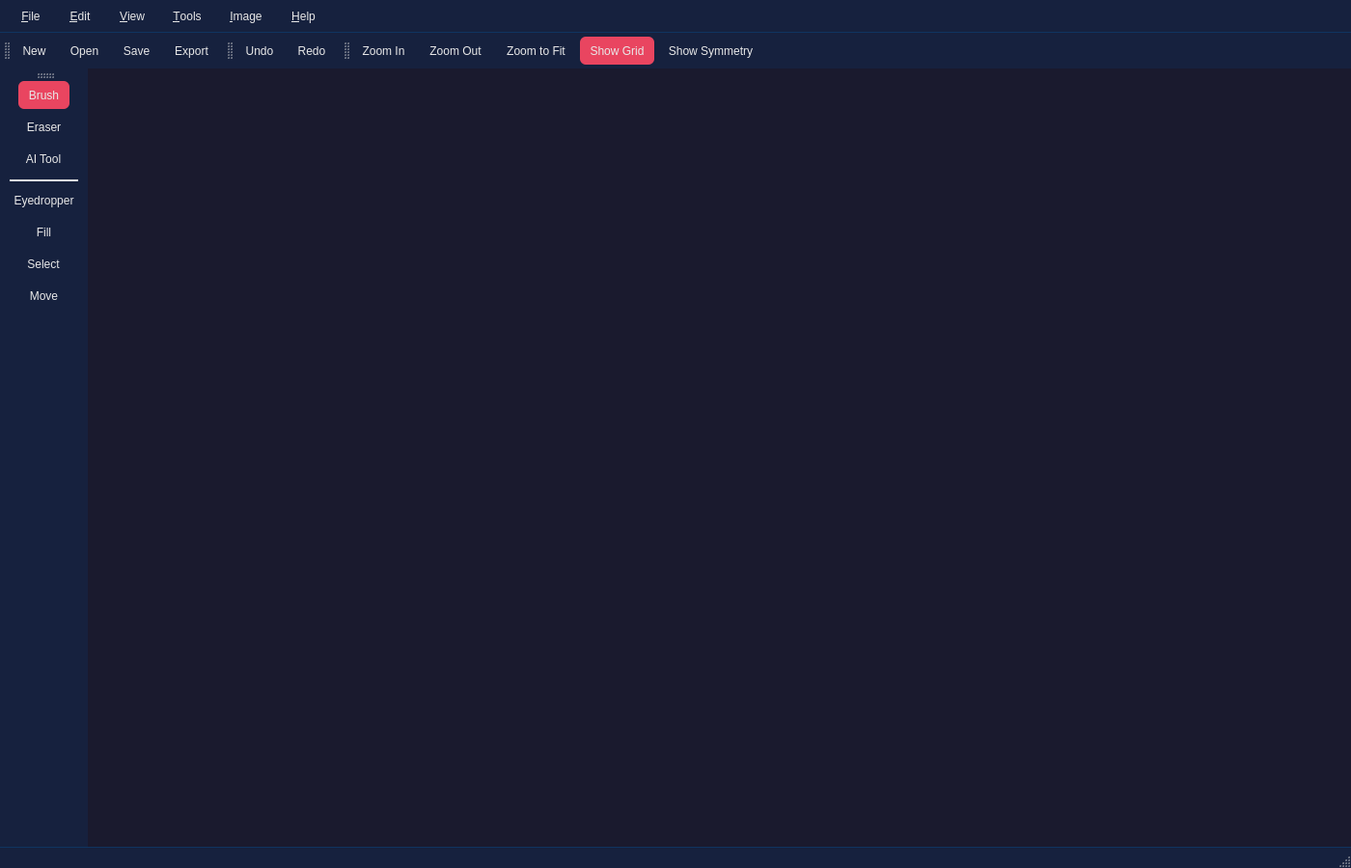
<?xml version="1.0" encoding="UTF-8"?>
<ui version="4.0">
 <class>MainWindow</class>
 <widget class="QMainWindow" name="MainWindow">
  <property name="geometry">
   <rect>
    <x>0</x>
    <y>0</y>
    <width>1400</width>
    <height>900</height>
   </rect>
  </property>
  <property name="windowTitle">
   <string>Sprite AI</string>
  </property>
  <property name="styleSheet">
   <string notr="true">
QMainWindow {
    background-color: #1a1a2e;
}
QMenuBar {
    background-color: #16213e;
    color: #e8e8e8;
    border-bottom: 1px solid #0f3460;
    padding: 4px;
}
QMenuBar::item {
    padding: 6px 12px;
    background: transparent;
    border-radius: 4px;
}
QMenuBar::item:selected {
    background-color: #0f3460;
}
QMenu {
    background-color: #16213e;
    color: #e8e8e8;
    border: 1px solid #0f3460;
    border-radius: 4px;
    padding: 4px;
}
QMenu::item {
    padding: 8px 24px;
    border-radius: 4px;
}
QMenu::item:selected {
    background-color: #0f3460;
}
QMenu::separator {
    height: 1px;
    background: #0f3460;
    margin: 4px 8px;
}
QToolBar {
    background-color: #16213e;
    border: none;
    spacing: 4px;
    padding: 4px;
}
QToolButton {
    background-color: transparent;
    border: none;
    border-radius: 6px;
    padding: 6px;
    color: #e8e8e8;
}
QToolButton:hover {
    background-color: #0f3460;
}
QToolButton:pressed {
    background-color: #e94560;
}
QToolButton:checked {
    background-color: #e94560;
}
QStatusBar {
    background-color: #16213e;
    color: #e8e8e8;
    border-top: 1px solid #0f3460;
}
QDockWidget {
    color: #e8e8e8;
    titlebar-close-icon: url(:/icons/icons/trash.svg);
}
QDockWidget::title {
    background-color: #16213e;
    padding: 8px;
    border-bottom: 1px solid #0f3460;
}
QDockWidget::close-button, QDockWidget::float-button {
    background: transparent;
    border: none;
    padding: 2px;
}
QDockWidget::close-button:hover, QDockWidget::float-button:hover {
    background-color: #0f3460;
    border-radius: 4px;
}
   </string>
  </property>
  <widget class="QWidget" name="centralWidget">
   <layout class="QVBoxLayout" name="centralLayout">
    <property name="spacing">
     <number>0</number>
    </property>
    <property name="leftMargin">
     <number>0</number>
    </property>
    <property name="topMargin">
     <number>0</number>
    </property>
    <property name="rightMargin">
     <number>0</number>
    </property>
    <property name="bottomMargin">
     <number>0</number>
    </property>
   </layout>
  </widget>
  <widget class="QMenuBar" name="menuBar">
   <property name="geometry">
    <rect>
     <x>0</x>
     <y>0</y>
     <width>1400</width>
     <height>28</height>
    </rect>
   </property>
   <widget class="QMenu" name="menuFile">
    <property name="title">
     <string>&amp;File</string>
    </property>
    <addaction name="actionNew"/>
    <addaction name="actionOpen"/>
    <addaction name="separator"/>
    <addaction name="actionSave"/>
    <addaction name="actionSaveAs"/>
    <addaction name="separator"/>
    <addaction name="actionExport"/>
    <addaction name="separator"/>
    <addaction name="actionExit"/>
   </widget>
   <widget class="QMenu" name="menuEdit">
    <property name="title">
     <string>&amp;Edit</string>
    </property>
    <addaction name="actionUndo"/>
    <addaction name="actionRedo"/>
    <addaction name="separator"/>
    <addaction name="actionCut"/>
    <addaction name="actionCopy"/>
    <addaction name="actionPaste"/>
    <addaction name="actionDelete"/>
    <addaction name="separator"/>
    <addaction name="actionSelectAll"/>
    <addaction name="actionDeselectAll"/>
   </widget>
   <widget class="QMenu" name="menuView">
    <property name="title">
     <string>&amp;View</string>
    </property>
    <widget class="QMenu" name="menuPanels">
     <property name="title">
      <string>Panels</string>
     </property>
     <addaction name="actionShowTools"/>
     <addaction name="actionShowColors"/>
     <addaction name="actionShowBrushSettings"/>
     <addaction name="actionShowLayers"/>
     <addaction name="actionShowHistory"/>
    </widget>
    <addaction name="menuPanels"/>
    <addaction name="separator"/>
    <addaction name="actionZoomIn"/>
    <addaction name="actionZoomOut"/>
    <addaction name="actionZoomFit"/>
    <addaction name="actionZoom100"/>
    <addaction name="separator"/>
    <addaction name="actionShowGrid"/>
    <addaction name="actionShowSymmetry"/>
   </widget>
   <widget class="QMenu" name="menuTools">
    <property name="title">
     <string>&amp;Tools</string>
    </property>
    <addaction name="actionBrush"/>
    <addaction name="actionEraser"/>
    <addaction name="actionAITool"/>
    <addaction name="separator"/>
    <addaction name="actionEyedropper"/>
    <addaction name="actionFill"/>
    <addaction name="actionSelect"/>
    <addaction name="actionMove"/>
   </widget>
   <widget class="QMenu" name="menuImage">
    <property name="title">
     <string>&amp;Image</string>
    </property>
    <addaction name="actionCanvasSize"/>
    <addaction name="actionResizeImage"/>
    <addaction name="separator"/>
    <addaction name="actionFlipHorizontal"/>
    <addaction name="actionFlipVertical"/>
    <addaction name="actionRotate90CW"/>
    <addaction name="actionRotate90CCW"/>
   </widget>
   <widget class="QMenu" name="menuHelp">
    <property name="title">
     <string>&amp;Help</string>
    </property>
    <addaction name="actionShortcuts"/>
    <addaction name="actionDocumentation"/>
    <addaction name="separator"/>
    <addaction name="actionAbout"/>
   </widget>
   <addaction name="menuFile"/>
   <addaction name="menuEdit"/>
   <addaction name="menuView"/>
   <addaction name="menuTools"/>
   <addaction name="menuImage"/>
   <addaction name="menuHelp"/>
  </widget>
  <widget class="QToolBar" name="toolBarFile">
   <property name="windowTitle">
    <string>File</string>
   </property>
   <property name="iconSize">
    <size>
     <width>24</width>
     <height>24</height>
    </size>
   </property>
   <property name="toolButtonStyle">
    <enum>Qt::ToolButtonStyle::ToolButtonIconOnly</enum>
   </property>
   <attribute name="toolBarArea">
    <enum>TopToolBarArea</enum>
   </attribute>
   <attribute name="toolBarBreak">
    <bool>false</bool>
   </attribute>
   <addaction name="actionNew"/>
   <addaction name="actionOpen"/>
   <addaction name="actionSave"/>
   <addaction name="actionExport"/>
  </widget>
  <widget class="QToolBar" name="toolBarEdit">
   <property name="windowTitle">
    <string>Edit</string>
   </property>
   <property name="iconSize">
    <size>
     <width>24</width>
     <height>24</height>
    </size>
   </property>
   <property name="toolButtonStyle">
    <enum>Qt::ToolButtonStyle::ToolButtonIconOnly</enum>
   </property>
   <attribute name="toolBarArea">
    <enum>TopToolBarArea</enum>
   </attribute>
   <attribute name="toolBarBreak">
    <bool>false</bool>
   </attribute>
   <addaction name="actionUndo"/>
   <addaction name="actionRedo"/>
  </widget>
  <widget class="QToolBar" name="toolBarView">
   <property name="windowTitle">
    <string>View</string>
   </property>
   <property name="iconSize">
    <size>
     <width>24</width>
     <height>24</height>
    </size>
   </property>
   <property name="toolButtonStyle">
    <enum>Qt::ToolButtonStyle::ToolButtonIconOnly</enum>
   </property>
   <attribute name="toolBarArea">
    <enum>TopToolBarArea</enum>
   </attribute>
   <attribute name="toolBarBreak">
    <bool>false</bool>
   </attribute>
   <addaction name="actionZoomIn"/>
   <addaction name="actionZoomOut"/>
   <addaction name="actionZoomFit"/>
   <addaction name="actionShowGrid"/>
   <addaction name="actionShowSymmetry"/>
  </widget>
  <widget class="QToolBar" name="toolBarTools">
   <property name="windowTitle">
    <string>Tools</string>
   </property>
   <property name="iconSize">
    <size>
     <width>24</width>
     <height>24</height>
    </size>
   </property>
   <property name="toolButtonStyle">
    <enum>Qt::ToolButtonStyle::ToolButtonIconOnly</enum>
   </property>
   <attribute name="toolBarArea">
    <enum>LeftToolBarArea</enum>
   </attribute>
   <attribute name="toolBarBreak">
    <bool>false</bool>
   </attribute>
   <addaction name="actionBrush"/>
   <addaction name="actionEraser"/>
   <addaction name="actionAITool"/>
   <addaction name="separator"/>
   <addaction name="actionEyedropper"/>
   <addaction name="actionFill"/>
   <addaction name="actionSelect"/>
   <addaction name="actionMove"/>
  </widget>
  <widget class="QStatusBar" name="statusBar"/>
  <action name="actionNew">
   <property name="icon">
    <iconset resource="../icons.qrc">
     <normaloff>:/icons/icons/new.svg</normaloff>:/icons/icons/new.svg</iconset>
   </property>
   <property name="text">
    <string>&amp;New</string>
   </property>
   <property name="toolTip">
    <string>Create a new sprite</string>
   </property>
   <property name="shortcut">
    <string>Ctrl+N</string>
   </property>
  </action>
  <action name="actionOpen">
   <property name="icon">
    <iconset resource="../icons.qrc">
     <normaloff>:/icons/icons/open.svg</normaloff>:/icons/icons/open.svg</iconset>
   </property>
   <property name="text">
    <string>&amp;Open...</string>
   </property>
   <property name="toolTip">
    <string>Open an existing sprite</string>
   </property>
   <property name="shortcut">
    <string>Ctrl+O</string>
   </property>
  </action>
  <action name="actionSave">
   <property name="icon">
    <iconset resource="../icons.qrc">
     <normaloff>:/icons/icons/save.svg</normaloff>:/icons/icons/save.svg</iconset>
   </property>
   <property name="text">
    <string>&amp;Save</string>
   </property>
   <property name="toolTip">
    <string>Save the current sprite</string>
   </property>
   <property name="shortcut">
    <string>Ctrl+S</string>
   </property>
  </action>
  <action name="actionSaveAs">
   <property name="icon">
    <iconset resource="../icons.qrc">
     <normaloff>:/icons/icons/save.svg</normaloff>:/icons/icons/save.svg</iconset>
   </property>
   <property name="text">
    <string>Save &amp;As...</string>
   </property>
   <property name="toolTip">
    <string>Save with a new name</string>
   </property>
   <property name="shortcut">
    <string>Ctrl+Shift+S</string>
   </property>
  </action>
  <action name="actionExport">
   <property name="icon">
    <iconset resource="../icons.qrc">
     <normaloff>:/icons/icons/export.svg</normaloff>:/icons/icons/export.svg</iconset>
   </property>
   <property name="text">
    <string>&amp;Export...</string>
   </property>
   <property name="toolTip">
    <string>Export as PNG/GIF</string>
   </property>
   <property name="shortcut">
    <string>Ctrl+E</string>
   </property>
  </action>
  <action name="actionExit">
   <property name="text">
    <string>E&amp;xit</string>
   </property>
   <property name="shortcut">
    <string>Alt+F4</string>
   </property>
  </action>
  <action name="actionUndo">
   <property name="icon">
    <iconset resource="../icons.qrc">
     <normaloff>:/icons/icons/undo.svg</normaloff>:/icons/icons/undo.svg</iconset>
   </property>
   <property name="text">
    <string>&amp;Undo</string>
   </property>
   <property name="toolTip">
    <string>Undo last action</string>
   </property>
   <property name="shortcut">
    <string>Ctrl+Z</string>
   </property>
  </action>
  <action name="actionRedo">
   <property name="icon">
    <iconset resource="../icons.qrc">
     <normaloff>:/icons/icons/redo.svg</normaloff>:/icons/icons/redo.svg</iconset>
   </property>
   <property name="text">
    <string>&amp;Redo</string>
   </property>
   <property name="toolTip">
    <string>Redo last action</string>
   </property>
   <property name="shortcut">
    <string>Ctrl+Y</string>
   </property>
  </action>
  <action name="actionCut">
   <property name="text">
    <string>Cu&amp;t</string>
   </property>
   <property name="shortcut">
    <string>Ctrl+X</string>
   </property>
  </action>
  <action name="actionCopy">
   <property name="text">
    <string>&amp;Copy</string>
   </property>
   <property name="shortcut">
    <string>Ctrl+C</string>
   </property>
  </action>
  <action name="actionPaste">
   <property name="text">
    <string>&amp;Paste</string>
   </property>
   <property name="shortcut">
    <string>Ctrl+V</string>
   </property>
  </action>
  <action name="actionDelete">
   <property name="icon">
    <iconset resource="../icons.qrc">
     <normaloff>:/icons/icons/trash.svg</normaloff>:/icons/icons/trash.svg</iconset>
   </property>
   <property name="text">
    <string>&amp;Delete</string>
   </property>
   <property name="shortcut">
    <string>Del</string>
   </property>
  </action>
  <action name="actionSelectAll">
   <property name="text">
    <string>Select &amp;All</string>
   </property>
   <property name="shortcut">
    <string>Ctrl+A</string>
   </property>
  </action>
  <action name="actionDeselectAll">
   <property name="text">
    <string>&amp;Deselect All</string>
   </property>
   <property name="shortcut">
    <string>Ctrl+D</string>
   </property>
  </action>
  <action name="actionZoomIn">
   <property name="icon">
    <iconset resource="../icons.qrc">
     <normaloff>:/icons/icons/zoom-in.svg</normaloff>:/icons/icons/zoom-in.svg</iconset>
   </property>
   <property name="text">
    <string>Zoom &amp;In</string>
   </property>
   <property name="toolTip">
    <string>Zoom in</string>
   </property>
   <property name="shortcut">
    <string>Ctrl++</string>
   </property>
  </action>
  <action name="actionZoomOut">
   <property name="icon">
    <iconset resource="../icons.qrc">
     <normaloff>:/icons/icons/zoom-out.svg</normaloff>:/icons/icons/zoom-out.svg</iconset>
   </property>
   <property name="text">
    <string>Zoom &amp;Out</string>
   </property>
   <property name="toolTip">
    <string>Zoom out</string>
   </property>
   <property name="shortcut">
    <string>Ctrl+-</string>
   </property>
  </action>
  <action name="actionZoomFit">
   <property name="icon">
    <iconset resource="../icons.qrc">
     <normaloff>:/icons/icons/zoom-fit.svg</normaloff>:/icons/icons/zoom-fit.svg</iconset>
   </property>
   <property name="text">
    <string>Zoom to &amp;Fit</string>
   </property>
   <property name="toolTip">
    <string>Fit canvas in view</string>
   </property>
   <property name="shortcut">
    <string>Ctrl+0</string>
   </property>
  </action>
  <action name="actionZoom100">
   <property name="text">
    <string>Zoom &amp;100%</string>
   </property>
   <property name="shortcut">
    <string>Ctrl+1</string>
   </property>
  </action>
  <action name="actionShowGrid">
   <property name="checkable">
    <bool>true</bool>
   </property>
   <property name="checked">
    <bool>true</bool>
   </property>
   <property name="icon">
    <iconset resource="../icons.qrc">
     <normaloff>:/icons/icons/grid.svg</normaloff>:/icons/icons/grid.svg</iconset>
   </property>
   <property name="text">
    <string>Show &amp;Grid</string>
   </property>
   <property name="toolTip">
    <string>Toggle pixel grid</string>
   </property>
   <property name="shortcut">
    <string>Ctrl+G</string>
   </property>
  </action>
  <action name="actionShowSymmetry">
   <property name="checkable">
    <bool>true</bool>
   </property>
   <property name="icon">
    <iconset resource="../icons.qrc">
     <normaloff>:/icons/icons/symmetry.svg</normaloff>:/icons/icons/symmetry.svg</iconset>
   </property>
   <property name="text">
    <string>Show &amp;Symmetry</string>
   </property>
   <property name="toolTip">
    <string>Toggle symmetry guides</string>
   </property>
   <property name="shortcut">
    <string>Ctrl+M</string>
   </property>
  </action>
  <action name="actionShowTools">
   <property name="checkable">
    <bool>true</bool>
   </property>
   <property name="checked">
    <bool>true</bool>
   </property>
   <property name="text">
    <string>&amp;Tools</string>
   </property>
  </action>
  <action name="actionShowColors">
   <property name="checkable">
    <bool>true</bool>
   </property>
   <property name="checked">
    <bool>true</bool>
   </property>
   <property name="text">
    <string>&amp;Colors</string>
   </property>
  </action>
  <action name="actionShowBrushSettings">
   <property name="checkable">
    <bool>true</bool>
   </property>
   <property name="checked">
    <bool>true</bool>
   </property>
   <property name="text">
    <string>&amp;Brush Settings</string>
   </property>
  </action>
  <action name="actionShowLayers">
   <property name="checkable">
    <bool>true</bool>
   </property>
   <property name="checked">
    <bool>true</bool>
   </property>
   <property name="text">
    <string>&amp;Layers</string>
   </property>
  </action>
  <action name="actionShowHistory">
   <property name="checkable">
    <bool>true</bool>
   </property>
   <property name="checked">
    <bool>true</bool>
   </property>
   <property name="text">
    <string>&amp;History</string>
   </property>
  </action>
  <action name="actionBrush">
   <property name="checkable">
    <bool>true</bool>
   </property>
   <property name="checked">
    <bool>true</bool>
   </property>
   <property name="icon">
    <iconset resource="../icons.qrc">
     <normaloff>:/icons/icons/brush.svg</normaloff>:/icons/icons/brush.svg</iconset>
   </property>
   <property name="text">
    <string>&amp;Brush</string>
   </property>
   <property name="toolTip">
    <string>Brush Tool (B)</string>
   </property>
   <property name="shortcut">
    <string>B</string>
   </property>
  </action>
  <action name="actionEraser">
   <property name="checkable">
    <bool>true</bool>
   </property>
   <property name="icon">
    <iconset resource="../icons.qrc">
     <normaloff>:/icons/icons/eraser.svg</normaloff>:/icons/icons/eraser.svg</iconset>
   </property>
   <property name="text">
    <string>&amp;Eraser</string>
   </property>
   <property name="toolTip">
    <string>Eraser Tool (E)</string>
   </property>
   <property name="shortcut">
    <string>E</string>
   </property>
  </action>
  <action name="actionAITool">
   <property name="checkable">
    <bool>true</bool>
   </property>
   <property name="icon">
    <iconset resource="../icons.qrc">
     <normaloff>:/icons/icons/ai.svg</normaloff>:/icons/icons/ai.svg</iconset>
   </property>
   <property name="text">
    <string>&amp;AI Tool</string>
   </property>
   <property name="toolTip">
    <string>AI Tool (A)</string>
   </property>
   <property name="shortcut">
    <string>A</string>
   </property>
  </action>
  <action name="actionEyedropper">
   <property name="checkable">
    <bool>true</bool>
   </property>
   <property name="icon">
    <iconset resource="../icons.qrc">
     <normaloff>:/icons/icons/eyedropper.svg</normaloff>:/icons/icons/eyedropper.svg</iconset>
   </property>
   <property name="text">
    <string>E&amp;yedropper</string>
   </property>
   <property name="toolTip">
    <string>Color Picker (I)</string>
   </property>
   <property name="shortcut">
    <string>I</string>
   </property>
  </action>
  <action name="actionFill">
   <property name="checkable">
    <bool>true</bool>
   </property>
   <property name="icon">
    <iconset resource="../icons.qrc">
     <normaloff>:/icons/icons/fill.svg</normaloff>:/icons/icons/fill.svg</iconset>
   </property>
   <property name="text">
    <string>&amp;Fill</string>
   </property>
   <property name="toolTip">
    <string>Fill Tool (G)</string>
   </property>
   <property name="shortcut">
    <string>G</string>
   </property>
  </action>
  <action name="actionSelect">
   <property name="checkable">
    <bool>true</bool>
   </property>
   <property name="icon">
    <iconset resource="../icons.qrc">
     <normaloff>:/icons/icons/select.svg</normaloff>:/icons/icons/select.svg</iconset>
   </property>
   <property name="text">
    <string>&amp;Select</string>
   </property>
   <property name="toolTip">
    <string>Selection Tool (S)</string>
   </property>
   <property name="shortcut">
    <string>S</string>
   </property>
  </action>
  <action name="actionMove">
   <property name="checkable">
    <bool>true</bool>
   </property>
   <property name="icon">
    <iconset resource="../icons.qrc">
     <normaloff>:/icons/icons/move.svg</normaloff>:/icons/icons/move.svg</iconset>
   </property>
   <property name="text">
    <string>&amp;Move</string>
   </property>
   <property name="toolTip">
    <string>Move Tool (V)</string>
   </property>
   <property name="shortcut">
    <string>V</string>
   </property>
  </action>
  <action name="actionCanvasSize">
   <property name="text">
    <string>&amp;Canvas Size...</string>
   </property>
  </action>
  <action name="actionResizeImage">
   <property name="text">
    <string>&amp;Resize Image...</string>
   </property>
  </action>
  <action name="actionFlipHorizontal">
   <property name="text">
    <string>Flip &amp;Horizontal</string>
   </property>
  </action>
  <action name="actionFlipVertical">
   <property name="text">
    <string>Flip &amp;Vertical</string>
   </property>
  </action>
  <action name="actionRotate90CW">
   <property name="text">
    <string>Rotate 90° &amp;CW</string>
   </property>
  </action>
  <action name="actionRotate90CCW">
   <property name="text">
    <string>Rotate 90° CC&amp;W</string>
   </property>
  </action>
  <action name="actionShortcuts">
   <property name="text">
    <string>&amp;Keyboard Shortcuts</string>
   </property>
  </action>
  <action name="actionDocumentation">
   <property name="icon">
    <iconset resource="../icons.qrc">
     <normaloff>:/icons/icons/help.svg</normaloff>:/icons/icons/help.svg</iconset>
   </property>
   <property name="text">
    <string>&amp;Documentation</string>
   </property>
   <property name="shortcut">
    <string>F1</string>
   </property>
  </action>
  <action name="actionAbout">
   <property name="icon">
    <iconset resource="../icons.qrc">
     <normaloff>:/icons/icons/info.svg</normaloff>:/icons/icons/info.svg</iconset>
   </property>
   <property name="text">
    <string>&amp;About Sprite AI</string>
   </property>
  </action>
 </widget>
 <resources>
  <include location="../icons.qrc"/>
 </resources>
 <connections/>
</ui>
